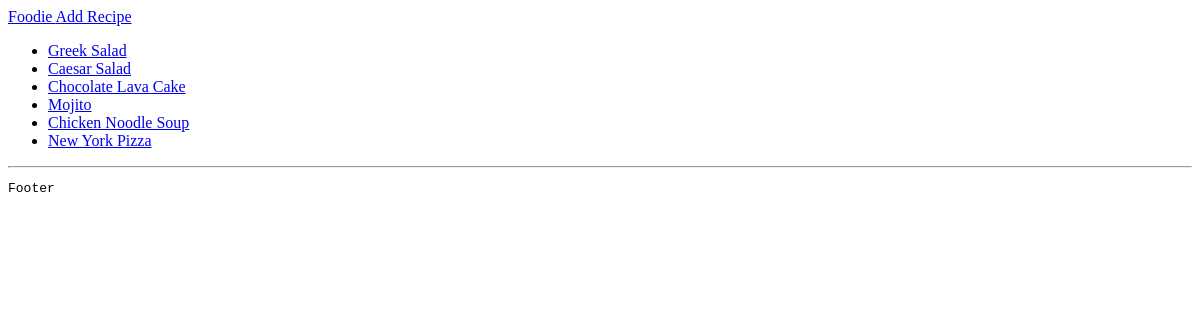
The page /sandbox/ on the database as committed earlier.
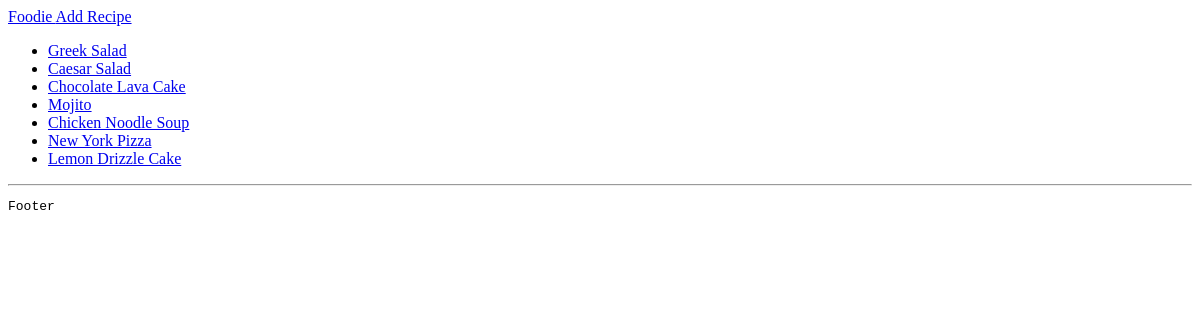
The same page on the database as committed later.
### recipes/models.py (models this page shows, shortened)
class Recipe(models.Model):
    name = models.CharField(max_length=100)
    description = models.TextField(null=True, blank=True)
    ingredients = models.TextField()
    directions = models.TextField()
    date_added = models.DateTimeField(auto_now_add=True, null=True, blank=True)
    category = models.ForeignKey(Category, on_delete=models.CASCADE)

### sandbox/views.py (the view)
# urls.py: path("", views.index, name="index"),
def index(request):
    return render(request, "sandbox/index.html", context)

### sandbox/templates/sandbox/index.html
{% extends "base.html" %}
{% block content %}
    {% if recipes %}
        <ul>
            {% for recipe in recipes %}
                <li>
                    <a href="{% url "sandbox:recipeDetail" recipe.id %}"> {{ recipe.name }} </a>
                </li>
            {% endfor %}
        </ul>
    {% else %}
        <p> No reciped found. </p>
    {% endif %}
{% endblock content %}

Rows that differ between the two databases and show on the page:
added Recipe: name "Lemon Drizzle Cake"
